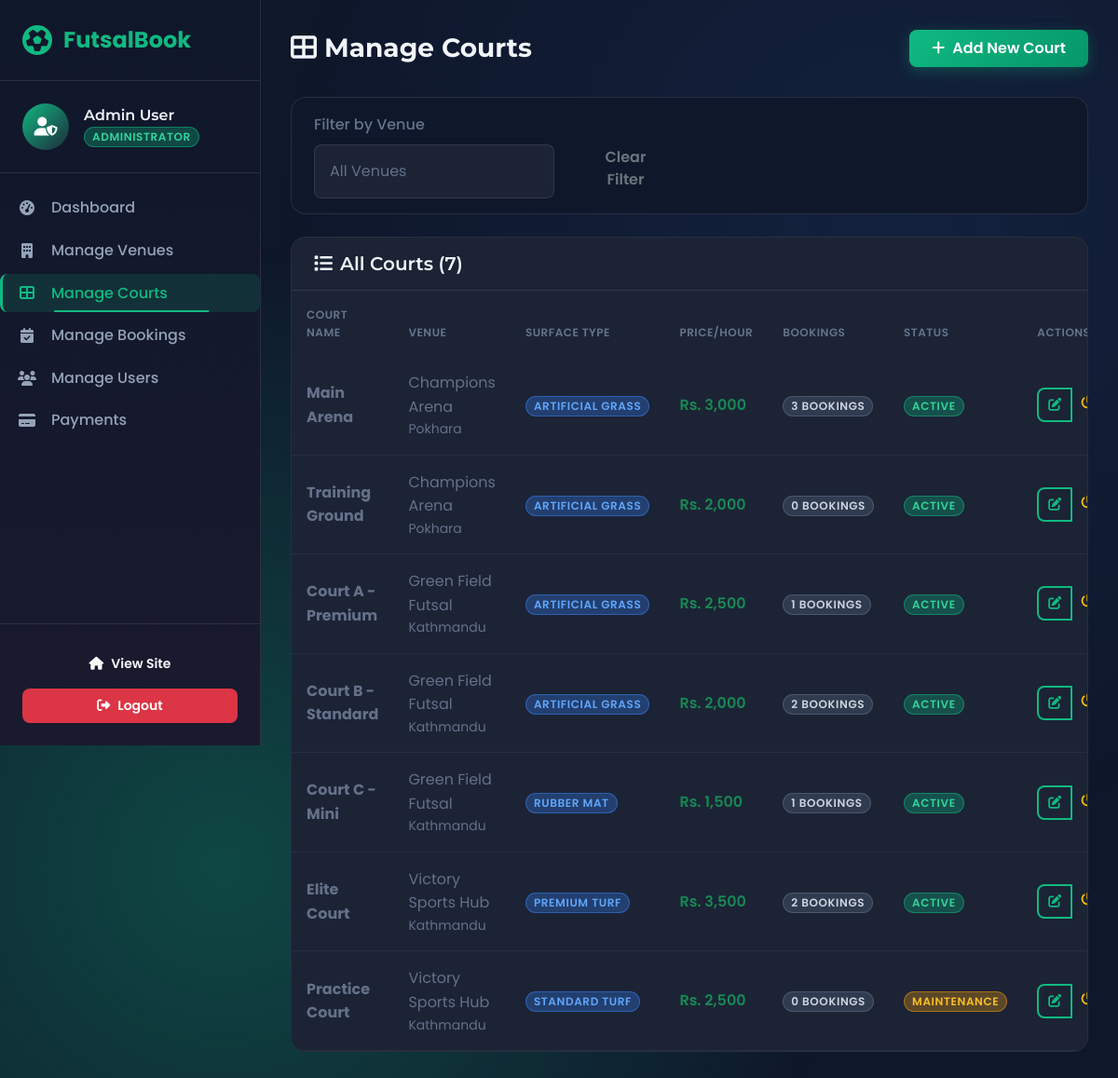
Screenshot of /admin/manage-courts.php (signed in) with the database file from the repository.
### tables this page shows
CREATE TABLE `courts` (
  `court_id` int(11) NOT NULL,
  `futsal_id` int(11) NOT NULL,
  `court_name` varchar(100) NOT NULL,
  `surface_type` varchar(50) NOT NULL,
  `price_per_hour` decimal(10,2) NOT NULL,
  `status` enum('active','maintenance') DEFAULT 'active',
  `created_at` timestamp NOT NULL DEFAULT current_timestamp(),
  `updated_at` timestamp NOT NULL DEFAULT current_timestamp() ON UPDATE current_timestamp()
);

CREATE TABLE `futsals` (
  `futsal_id` int(11) NOT NULL,
  `futsal_name` varchar(100) NOT NULL,
  `address` varchar(255) NOT NULL,
  `city` varchar(100) NOT NULL,
  `contact_number` varchar(20) NOT NULL,
  `open_time` time NOT NULL,
  `close_time` time NOT NULL,
  `status` enum('active','maintenance') DEFAULT 'active',
  `created_at` timestamp NOT NULL DEFAULT current_timestamp(),
  `updated_at` timestamp NOT NULL DEFAULT current_timestamp() ON UPDATE current_timestamp()
);

### admin/manage-courts.php (the view, shortened to what this page needs)
<?php
require_once '../config/database.php';
$futsalFilter = isset($_GET['futsal']) ? (int)$_GET['futsal'] : 0;
$sql = "
    SELECT c.*, f.futsal_name, f.city,
           (SELECT COUNT(*) FROM bookings b WHERE b.court_id = c.court_id) as booking_count
    FROM courts c
    JOIN futsals f ON c.futsal_id = f.futsal_id
";
$sql .= " ORDER BY f.futsal_name, c.court_name";
$courts = $pdo->query($sql)->fetchAll();
?>
<!DOCTYPE html>
<html lang="en">
<head>
    <?php include '../includes/header.php'; ?>
    <link rel="stylesheet" href="../assets/css/manage-courts.css">
</head>
<body>
    <?php include 'sidebar.php'; ?>
    <main class="admin-main">
        <div class="admin-header">
            <h1><i class="fas fa-th-large me-2"></i>Manage Courts</h1>
            <a href="add-court.php" class="btn btn-primary">
                <i class="fas fa-plus me-2"></i>Add New Court
            </a>
        </div>
        <div class="admin-card mb-4">
            <div class="card-body py-3">
                <form method="GET" class="row g-3 align-items-end">
                    <div class="col-md-4">
                        <label class="form-label">Filter by Venue</label>
                        <select class="form-select" name="futsal" onchange="this.form.submit()">
                            <option value="0">All Venues</option>
                        </select>
                    </div>
                    <div class="col-md-2">
                        <a href="manage-courts.php" class="btn btn-outline-secondary w-100">Clear Filter</a>
                    </div>
                </form>
            </div>
        </div>
        <div class="admin-card">
            <div class="card-header">
                <h5><i class="fas fa-list me-2"></i>All Courts (<?php echo count($courts); ?>)</h5>
            </div>
            <div class="table-responsive">
                <table class="table admin-table">
                    <thead>
                        <tr>
                            <th>Court Name</th>
                            <th>Venue</th>
                            <th>Surface Type</th>
                            <th>Price/Hour</th>
                            <th>Bookings</th>
                            <th>Status</th>
                            <th>Actions</th>
                        </tr>
                    </thead>
                    <tbody>
                        <?php if (empty($courts)): ?>
                        <tr>
                            <td colspan="7" class="text-center py-4 text-muted">No courts found</td>
                        </tr>
                        <?php else: ?>
                        <?php foreach ($courts as $court): ?>
                        <tr>
                            <td>
                                <strong style="color: #647189;"><?php echo htmlspecialchars($court['court_name']); ?></strong>
                            </td>
                            <td style="color: #647189;">
                                <?php echo htmlspecialchars($court['futsal_name']); ?>
                                <small style="color: #647189;" class="d-block"><?php echo htmlspecialchars($court['city']); ?></small>
                            </td>
                            <td>
                                <span class="badge bg-info"><?php echo ucfirst($court['surface_type']); ?></span>
                            </td>
                            <td class="fw-semibold text-success">Rs. <?php echo number_format($court['price_per_hour']); ?></td>
                            <td>
                                <span class="badge bg-secondary"><?php echo $court['booking_count']; ?> bookings</span>
                            </td>
                            <td>
                                <?php if ($court['status'] == 'active'): ?>
                                <span class="badge bg-success">Active</span>
                                <?php else: ?>
                                <span class="badge bg-warning">Maintenance</span>
                                <?php endif; ?>
                            </td>
                            <td>
                                <div class="btn-group">
                                    <a href="edit-court.php?id=<?php echo $court['court_id']; ?>"
                                       class="btn btn-sm btn-outline-primary" title="Edit">
                                        <i class="fas fa-edit"></i>
                                    </a>
                                    <a href="?toggle=<?php echo $court['court_id']; ?><?php echo $futsalFilter ? '&futsal='.$futsalFilter : ''; ?>"
                                       class="btn btn-sm btn-outline-warning" title="Toggle Status">
                                        <i class="fas fa-power-off"></i>
                                    </a>
                                </div>
                            </td>
                        </tr>
                        <?php endforeach; ?>
                        <?php endif; ?>
                    </tbody>
                </table>
            </div>
        </div>
    </main>
</body>
</html>

### includes/header.php (shortened to what this page needs)
<!DOCTYPE html>
<html lang="en">
<head>
    <link href="https://cdn.jsdelivr.net/npm/bootstrap@5.3.2/dist/css/bootstrap.min.css" rel="stylesheet">
    <link rel="stylesheet" href="https://cdnjs.cloudflare.com/ajax/libs/font-awesome/6.5.1/css/all.min.css">
    <link rel="stylesheet" href="https://cdn.jsdelivr.net/npm/flatpickr/dist/flatpickr.min.css">
    <link rel="stylesheet" href="<?php echo BASE_URL; ?>/assets/css/style.css">
</head>
<body>

### admin/sidebar.php (shortened to what this page needs)
<html>
<head>
    <link rel="stylesheet" href="../assets/css/sidebar.css">
</head>
<body>
    <aside class="admin-sidebar" id="adminSidebar">
        <div class="sidebar-header">
            <div class="sidebar-logo">
                <i class="fas fa-futbol"></i>
                <span>FutsalBook</span>
            </div>
        </div>
        <div class="sidebar-user">
            <div class="user-avatar">
                <i class="fas fa-user-shield"></i>
            </div>
            <div class="user-info">
                <h6><?php echo htmlspecialchars($_SESSION['first_name'] . ' ' . $_SESSION['last_name']); ?></h6>
                <span class="badge bg-success">Administrator</span>
            </div>
        </div>
        <nav class="sidebar-nav">
            <ul class="nav flex-column">
                <li class="nav-item">
                    <a class="nav-link <?php echo basename($_SERVER['PHP_SELF']) == 'dashboard.php' ? 'active' : ''; ?>" href="dashboard.php">
                        <i class="fas fa-tachometer-alt"></i>
                        <span>Dashboard</span>
                    </a>
                </li>
                <li class="nav-item">
                    <a class="nav-link <?php echo basename($_SERVER['PHP_SELF']) == 'manage-futsals.php' ? 'active' : ''; ?>" href="manage-futsals.php">
                        <i class="fas fa-building"></i>
                        <span>Manage Venues</span>
                    </a>
                </li>
                <li class="nav-item">
                    <a class="nav-link <?php echo basename($_SERVER['PHP_SELF']) == 'manage-courts.php' ? 'active' : ''; ?>" href="manage-courts.php">
                        <i class="fas fa-th-large"></i>
                        <span>Manage Courts</span>
                    </a>
                </li>
                <li class="nav-item">
                    <a class="nav-link <?php echo basename($_SERVER['PHP_SELF']) == 'manage-bookings.php' ? 'active' : ''; ?>" href="manage-bookings.php">
                        <i class="fas fa-calendar-check"></i>
                        <span>Manage Bookings</span>
                    </a>
                </li>
                <li class="nav-item">
                    <a class="nav-link <?php echo basename($_SERVER['PHP_SELF']) == 'manage-users.php' ? 'active' : ''; ?>" href="manage-users.php">
                        <i class="fas fa-users"></i>
                        <span>Manage Users</span>
                    </a>
                </li>
                <li class="nav-item">
                    <a class="nav-link <?php echo basename($_SERVER['PHP_SELF']) == 'manage-payments.php' ? 'active' : ''; ?>" href="manage-payments.php">
                        <i class="fas fa-credit-card"></i>
                        <span>Payments</span>
                    </a>
                </li>
            </ul>
        </nav>
        <div class="sidebar-footer">
            <a href="../index.php" class="btn btn-outline-light btn-sm w-100 mb-2">
                <i class="fas fa-home me-2"></i>View Site
            </a>
            <a href="../auth/logout.php" class="btn btn-danger btn-sm w-100">
                <i class="fas fa-sign-out-alt me-2"></i>Logout
            </a>
        </div>
    </aside>
</body>
</html>

### assets/css/manage-courts.css (style rules this page uses)
.admin-card { background: var(--bg-dark); border-radius: 16px; border: 1px solid rgba(255,255,255,0.1); overflow: hidden; }
.admin-card .card-header { background: rgba(255,255,255,0.05); padding: 1rem 1.5rem; border-bottom: 1px solid rgba(255,255,255,0.1); display: flex; justify-content: space-between; align-items: center; }
.admin-card .card-header h5 { margin: 0; color: var(--text-light); font-weight: 600; }
.admin-card .card-body { padding: 1.5rem; }
.admin-table { margin: 0; color: var(--text-light); background: #1B2335; }
.admin-table thead th { background: #1B2335; color: var(--text-muted); font-weight: 600; text-transform: uppercase; font-size: 0.75rem; letter-spacing: 0.5px; padding: 1rem; border: none; }
.admin-table tbody tr { background: #1B2335; }
.admin-table tbody td { padding: 1rem; border-color: rgba(255,255,255,0.05); vertical-align: middle; background: #1B2335; }
.btn-group .btn { padding: 0.375rem 0.625rem; }
.form-select { background: #1b2335; border: 1px solid rgba(255,255,255,0.1); color: #647189; }
.form-select option { background: #1b2335; color: #647189; }
.form-label { color: var(--text-muted); font-weight: 500; }

### assets/css/sidebar.css (style rules this page uses)
.admin-sidebar { position: fixed; left: 0; top: 0; width: 280px; height: 100vh; background: linear-gradient(180deg, var(--bg-dark) 0%, #1a1a2e 100%); border-right: 1px solid rgba(255,255,255,0.1); display: flex; flex-direction: column; z-index: 1000; transition: transform 0.3s ease; }
.sidebar-header { padding: 1.5rem; border-bottom: 1px solid rgba(255,255,255,0.1); display: flex; justify-content: space-between; align-items: center; }
.sidebar-logo { display: flex; align-items: center; gap: 0.75rem; font-size: 1.5rem; font-weight: 700; color: var(--primary); }
.sidebar-logo i { font-size: 2rem; }
.sidebar-user { padding: 1.5rem; display: flex; align-items: center; gap: 1rem; border-bottom: 1px solid rgba(255,255,255,0.1); }
.user-avatar { width: 50px; height: 50px; border-radius: 50%; background: linear-gradient(135deg, var(--primary), var(--secondary)); display: flex; align-items: center; justify-content: center; font-size: 1.25rem; color: white; }
.user-info h6 { margin: 0; color: var(--text-light); font-weight: 600; }
.sidebar-nav { flex: 1; overflow-y: auto; padding: 1rem 0; }
.sidebar-nav .nav-link { display: flex; align-items: center; gap: 1rem; padding: 0.875rem 1.5rem; color: var(--text-muted); transition: all 0.3s ease; border-left: 3px solid transparent; }
.sidebar-nav .nav-link.active { background: rgba(16, 185, 129, 0.15); color: var(--primary); border-left-color: var(--primary); }
.sidebar-nav .nav-link i { width: 20px; text-align: center; }
.sidebar-footer { padding: 1.5rem; border-top: 1px solid rgba(255,255,255,0.1); }
.admin-main { margin-left: 280px; min-height: 100vh; padding: 2rem; background: var(--bg-darker); }
.admin-header { display: flex; justify-content: space-between; align-items: center; margin-bottom: 2rem; }
.admin-header h1 { font-size: 1.75rem; font-weight: 700; color: var(--text-light); margin: 0; }

### rows the page displays
courts: court_name "Main Arena", futsal.futsal_name "Champions Arena", futsal.city "Pokhara", surface_type "ARTIFICIAL GRASS", price_per_hour "3,000", booking_count "3", status "ACTIVE"
courts: court_name "Training Ground", futsal.futsal_name "Champions Arena", futsal.city "Pokhara", surface_type "ARTIFICIAL GRASS", price_per_hour "2,000", booking_count "0", status "ACTIVE"
courts: court_name "Court A - Premium", futsal.futsal_name "Green Field Futsal", futsal.city "Kathmandu", surface_type "ARTIFICIAL GRASS", price_per_hour "2,500", booking_count "1", status "ACTIVE"
courts: court_name "Court B - Standard", futsal.futsal_name "Green Field Futsal", futsal.city "Kathmandu", surface_type "ARTIFICIAL GRASS", price_per_hour "2,000", booking_count "2", status "ACTIVE"
courts: court_name "Court C - Mini", futsal.futsal_name "Green Field Futsal", futsal.city "Kathmandu", surface_type "RUBBER MAT", price_per_hour "1,500", booking_count "1", status "ACTIVE"
courts: court_name "Elite Court", futsal.futsal_name "Victory Sports Hub", futsal.city "Kathmandu", surface_type "PREMIUM TURF", price_per_hour "3,500", booking_count "2", status "ACTIVE"
courts: court_name "Practice Court", futsal.futsal_name "Victory Sports Hub", futsal.city "Kathmandu", surface_type "STANDARD TURF", price_per_hour "2,500", booking_count "0", status "MAINTENANCE"

### other values shown
$_SESSION['first_name'] . ' ' . $_SESSION['last_name'] "Admin User"
count($courts) "7"
